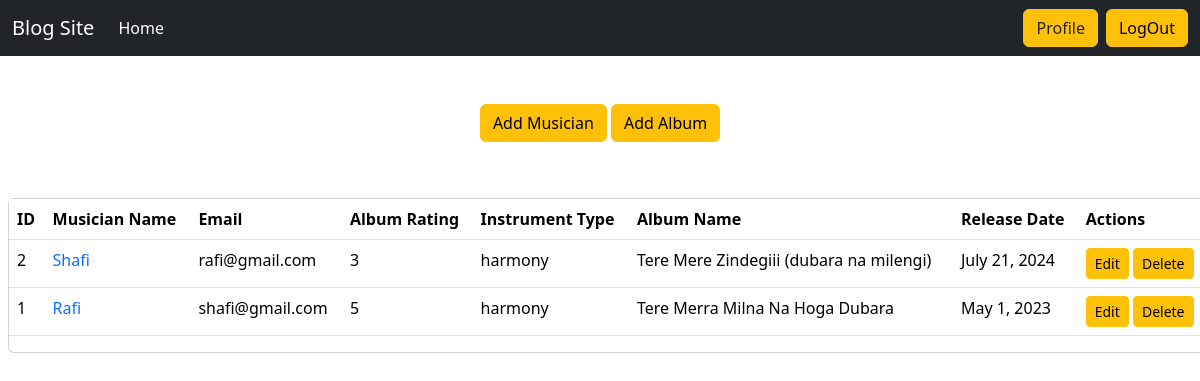
/profile/ (signed in), run on the app's committed database.
### album/models.py (models this page shows, shortened)
class AlbumEntry(models.Model):
    album_name = models.CharField(max_length=100)
    musician = models.ForeignKey(MusicianDetails,on_delete = models.CASCADE)
    Release_date= models.DateField()
    ratings = [
    ('1', '1'),
    ('2', '2'),
    ('3', '3'),
    ('4', '4'),
    ('5', '5'),
    ]
    rating = models.CharField(choices=ratings, max_length=5)

### musician/models.py (models this page shows, shortened)
class MusicianDetails(models.Model):
    First_name = models.CharField(max_length=100)
    Last_name = models.CharField(max_length=100)
    Email=models.EmailField()
    Phone_No= models.CharField(max_length=100)
    instrument_type =[
        ('drum', 'drum'),
        ('pianno', 'pianno'),
        ('harmony', 'harmony'),
    ]
    favo_instrument= models.CharField(max_length=10,choices=instrument_type)

### Musician_Project/views.py (the view)
# urls.py: path('profile/',views.MusicianListView.as_view(),name='profile'),
@method_decorator(login_required,name='dispatch')
class MusicianListView(ListView):
    model = AlbumEntry
    template_name = 'profile.html'
    context_object_name = 'albums'

### templates/profile.html
{% extends "base.html" %}
{% block content %}
<div class="text-center p-5">
    <a class="btn btn-warning" href="{% url 'add_musician' %}">Add Musician</a>
    <a class="btn btn-warning" href="{% url 'add_album' %}">Add Album</a>
</div>
<div class="d-flex card m-2 justify-content-center w-100 align-items-center">
    <table class="table">
        <thead>
            <tr>
                <th scope="col">ID</th>
                <th scope="col">Musician Name</th>
                <th scope="col">Email</th>
                <th scope="col">Album Rating</th>
                <th scope="col">Instrument Type</th>
                <th scope="col">Album Name</th>
                <th scope="col">Release Date</th>
                <th scope="col">Actions</th>
            </tr>
        </thead>
        <tbody>
            {% for m in albums %}
            <tr>
                <td>{{m.musician.id}}</td>
                <td><a class="text-decoration-none" href="{% url 'edit_musician_name' m.musician.id %}">{{m.musician.First_name}}</a></td>
                <td>{{m.musician.Email}}</td>
                <td>{{m.rating}}</td>
                <td>{{m.musician.favo_instrument}}</td>
                <td>{{m.album_name}}</td>
                <td>{{m.Release_date}}</td>
                <td><a href="{% url 'edit_album' m.id %}" class="btn btn-warning btn-sm">Edit</a>
                <a href="{% url 'delete' m.id %}" class="btn btn-warning  btn-sm">Delete</a></td>
            </tr>
            {% endfor %}
        </tbody>
    </table>
</div>
{% endblock %}

### data on the page
AlbumEntry: musician.id "2", musician.First_name "Shafi", musician.Email "rafi@gmail.com", rating "3", musician.favo_instrument "harmony", album_name "Tere Mere Zindegiii (dubara na milengi)", Release_date "July 21, 2024"
AlbumEntry: musician.id "1", musician.First_name "Rafi", musician.Email "shafi@gmail.com", rating "5", musician.favo_instrument "harmony", album_name "Tere Merra Milna Na Hoga Dubara", Release_date "May 1, 2023"
